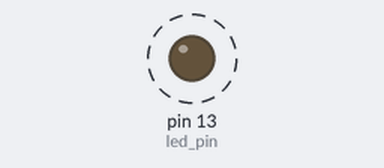
A sketch run on a simulated Arduino Uno, built with avr-gcc and run on an emulated ATmega328P. Shown: output pins drawn as LEDs (lit = HIGH). Dashed ring = blinking.

Above: at 0.5 s.
Timing chart, 0 to 4.6 s (numbered marks = the images above):
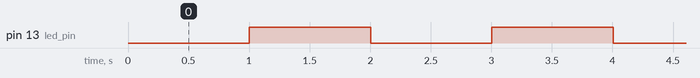

Measured:
- by itself, pin 13 (led_pin): alternates HIGH for 1.0 s and LOW for 1.0 s

The sketch:

sketch_blinkWithoutDelay.ino
```cpp
/* blink wihtout delay */
// no use of delay() function

const int led_pin = LED_BUILTIN;
const int interval = 1000; //(1sec) delay
unsigned long last_time = 0;
int led_state = LOW;  // initial, LOW is 0, HIGH is 1

void setup() {
  // put your setup code here, to run once:
  pinMode(led_pin, OUTPUT);

}

void loop() {
  // put your main code here, to run repeatedly:
  unsigned long current_time = millis(); // gives current time in milliseconds

  if(current_time - last_time > interval)
  {
    last_time = current_time;  // dont forget to update last_time
    if(led_state==LOW)
    {
      led_state = HIGH;
    }

    else
    {
      led_state = LOW;
    }

  }

  digitalWrite(led_pin, led_state);
}
```
